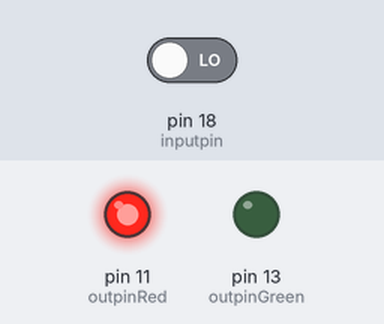
Bench run of a program on a simulated Raspberry Pi (header pin numbers). Shown: output pins drawn as LEDs (lit = HIGH). The test bench sets the inputs (shaded band); at power-on: pin 18 (inputpin) LOW. What the program prints to the terminal is not drawn.

Above: at 1.2 s.
1.3 s: pin 18 (inputpin) driven HIGH
At 2.4 s:
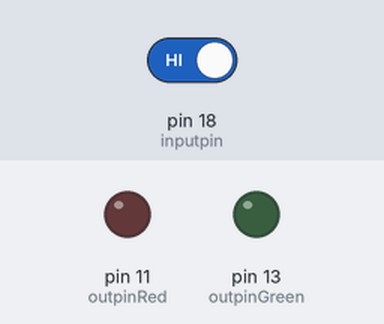
2.8 s: pin 18 (inputpin) driven LOW
At 3.5 s:
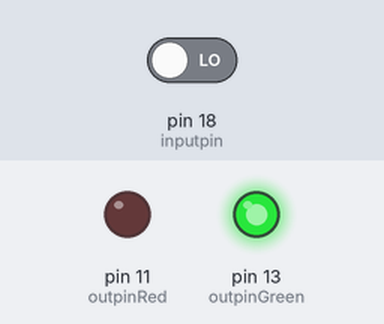
Timing chart, 0 to 5.8 s (numbered marks = the images above; inputs shaded):
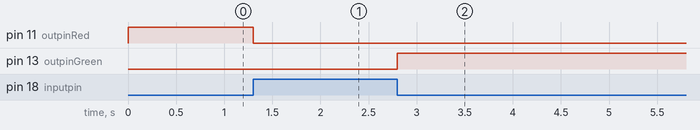

The program:

buttonSwitchLight.py
```python
#!/usr/bin/python3
#Author: Simon Fukada
#Purpose: switches between Red and Green LED when button is pressed and released
import RPi.GPIO as GPIO
import time

outpinRed = 11
outpinGreen = 13
inputpin = 18

GPIO.setmode(GPIO.BOARD)
GPIO.setup(outpinRed, GPIO.OUT)
GPIO.setup(outpinGreen, GPIO.OUT)
GPIO.setup(inputpin, GPIO.IN)

changeLight = True
switchLight = True

try:
    while(True):
        if(GPIO.input(inputpin) == True):
            print("Button up first loop")
            GPIO.output(outpinRed, GPIO.LOW)
            GPIO.output(outpinGreen, GPIO.LOW)
            while(GPIO.input(inputpin) == True):
                print("Button up second loop")
                if(changeLight):
                    switchLight = False
                else:
                    switchLight = True
        else:
            while(GPIO.input(inputpin) == False):
                if(switchLight):
                    print("Red Light")
                    GPIO.output(outpinRed, GPIO.HIGH)
                    changeLight = True
                else:
                    print("Green Light")
                    GPIO.output(outpinGreen, GPIO.HIGH)
                    changeLight = False

except:
    print("Goodbye, the program is ending")
finally:
    GPIO.cleanup()
```

Measured:
- after the input at 1.3 s, pin 11 (outpinRed): HIGH → LOW at once
- after the input at 2.8 s, pin 13 (outpinGreen): LOW → HIGH at once
